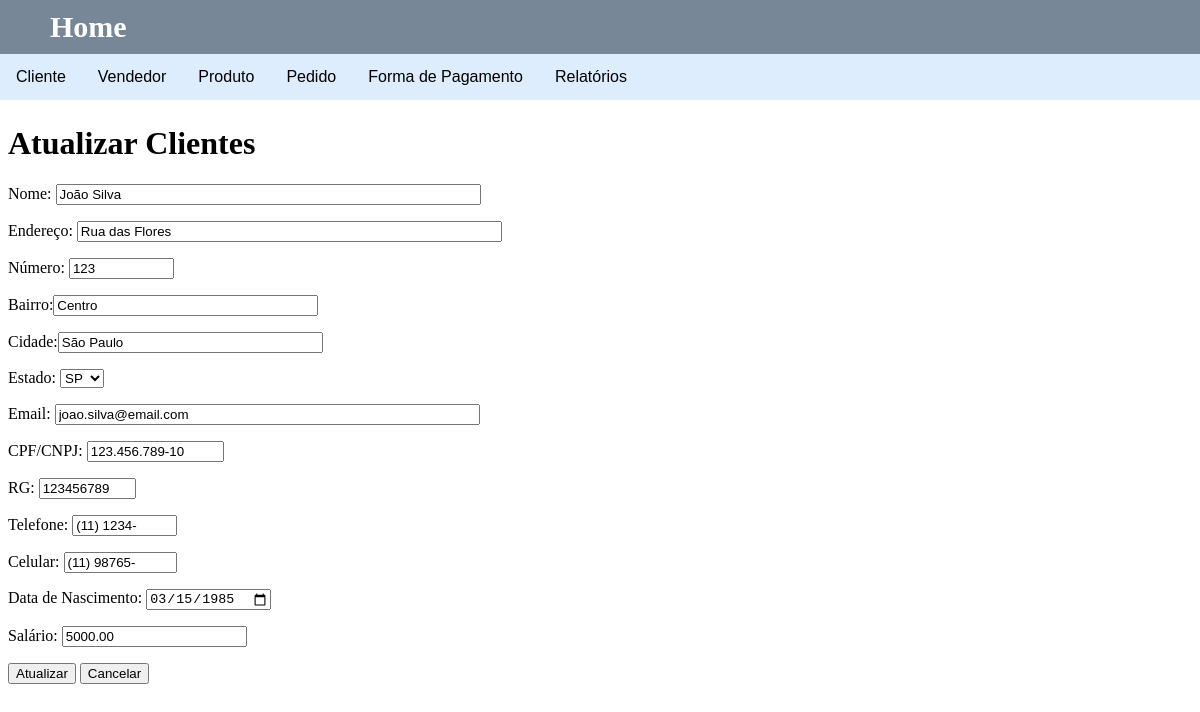
Screenshot of /cliente/atualizarCliente.php?id=1 with the database file from the repository.
### tables this page shows
CREATE TABLE tb_cliente(
    id INTEGER AUTO_INCREMENT PRIMARY KEY,
    nome VARCHAR(50),
    endereco VARCHAR(50),
    numero VARCHAR(10),
    bairro VARCHAR(30),
    cidade VARCHAR(30),
    estado CHAR(2),
    email VARCHAR(50),
    cpf_cnpj VARCHAR(14),
    rg VARCHAR(9),
    telefone VARCHAR(10),
    celular VARCHAR(11),
    data_nasc DATE,
    salario NUMERIC(12,2)
) engine INNODB;

### cliente/atualizarCliente.php (the view, shortened to what this page needs)
<?php
if (isset($_GET['id'])) {
    include('../conexao.php');
    $id=$_GET['id'];
    $query="SELECT * FROM tb_cliente WHERE id=$id";
    $result=mysqli_query($con,$query);
    $row=mysqli_fetch_assoc($result);
?>
<!DOCTYPE html>
<html lang="pt-BR">
<head>
</head>
<body>
    <?php include('../navbar.php');?>
    <h1>Atualizar Clientes</h1>
    <form method="POST">
        <div class="formulario">
            <p><label>Nome: <input type="text" maxlength="50" name="nome" size="50" value="<?php echo $row['nome']; ?>"></label></p>
            <p><label>Endereço: <input type="text" maxlength="50" name="endereco" size="50" value="<?php echo $row['endereco']; ?>"></label></p>
            <p><label>Número: <input type="text" maxlength="10" name="numero" size="10" value="<?php echo $row['numero']; ?>"></label></p>
            <p><label>Bairro:<input type="text" maxlength="30" name="bairro" size="30" value="<?php echo $row['bairro']; ?>"></label></p>
            <p><label>Cidade:<input type="text" maxlength="30" name="cidade" size="30" value="<?php echo $row['cidade']; ?>"></label></p>
            <p><label>Estado:
            <select name="estado">
                <?php $estado = isset($row['estado']) ? strtoupper($row["estado"]) : ''?>
                <option value="SP"<?php if ($estado == "SP") echo " selected"; ?>>SP</option>
            </select></label></p>
            <p><label>Email: <input type="email" maxlength="50" name="email" size="50" value="<?php echo $row['email']; ?>"></label></p>
            <p><label>CPF/CNPJ: <input type="text" maxlength="14" name="cpf_cnpj" size="14" value="<?php echo $row['cpf_cnpj']; ?>"></label></p>
            <p><label>RG: <input type="text" maxlength="9" name="rg" size="9" value="<?php echo $row['rg']; ?>"></label></p>
            <p><label>Telefone: <input type="text" maxlength="10" name="telefone" size="10" value="<?php echo $row['telefone']; ?>"></label></p>
            <p><label>Celular: <input type="text" maxlength="11" name="celular" size="11" value="<?php echo $row['celular']; ?>"></label></p>
            <p><label>Data de Nascimento: <input type="date" name="data_nasc" value="<?php echo $row['data_nasc']; ?>"></label></p>
            <p><label>Salário: <input type="number" step="200" name="salario" size="14" value="<?php echo $row['salario']; ?>"></label></p>
        </div>
        <div class="botoes">
            <input type="submit" name="atualizar" value="Atualizar">
            <input type="submit" name="cancelar" value="Cancelar">
        </div>
    </form>
    <?php
    }
    ?>

### rows the page displays
tb_cliente: nome "João Silva", endereco "Rua das Flores", numero "123", bairro "Centro", cidade "São Paulo", estado "SP", email "joao.silva@email.com", cpf_cnpj "123.456.789-10", rg "123456789", telefone "(11) 1234-", celular "(11) 98765-", data_nasc "03/15/1985", salario "5000.00"
